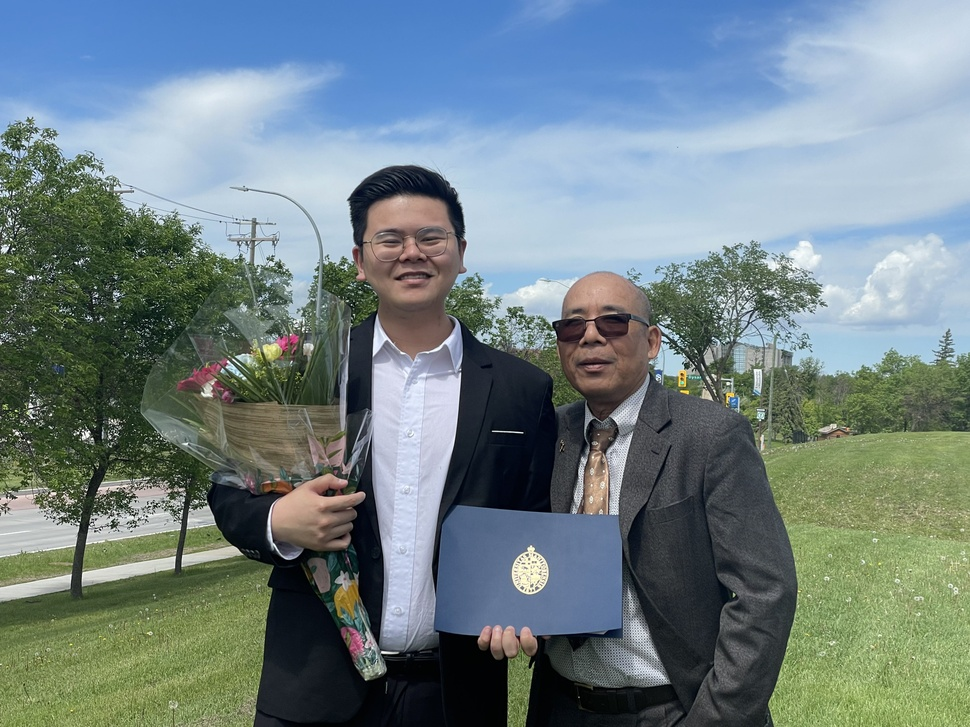
#> input picture Data_Image/Face2.jpg, 970 x 727 px, shrunk from 2016 x 1512 before the run
$ python PhotoDetection.py
#> lines starting #> are read from the running program, lines starting #| are printed output that depends on the picture; after the words box and inside, x2 and y2 are one past the last pixel; in counts of white or black regions, pixels touching at a corner belong together
# Facial Detection with OpenCV imitation by KL.

import cv2
import matplotlib.pyplot as plt

# Read the image data using CV2
# Sample Images are put inside Data_Image
photoPath = './Data_Image/Face2.jpg'
photo = cv2.imread(photoPath)
#> photo is the input picture: shape (727, 970, 3); mean B, G, R 133.3, 130, 113.4

# Then convert the photo to gray scale. THis allows the classifier to works better.
grayscaleFace = cv2.cvtColor(photo, cv2.COLOR_BGR2GRAY)
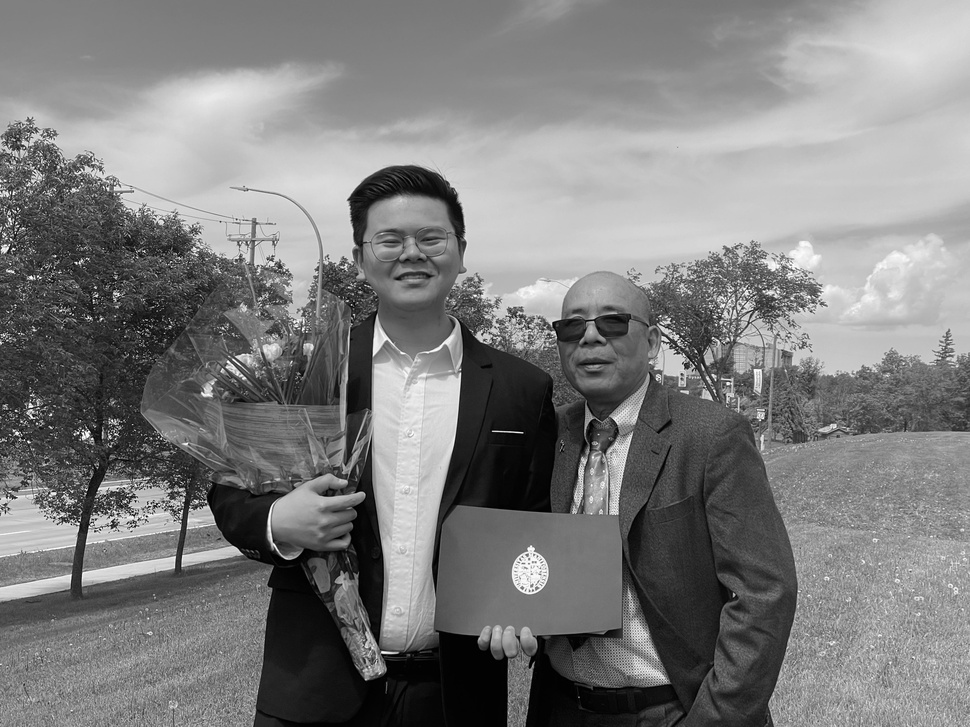
#> grayscaleFace: shape (727, 970); min 0, max 255, mean 125.4

# Initialize the Cascade Classifier. THis is a pre-trained model.
# More types can be found here: https://github.com/opencv/opencv/tree/master/data/haarcascades.
face_classifier = cv2.CascadeClassifier (cv2.data.haarcascades + "haarcascade_frontalface_default.xml")

# Initiate the classifier.
detection = face_classifier.detectMultiScale(grayscaleFace, scaleFactor=1.1, minNeighbors=5, minSize=(100, 100))
#> detection = [[352, 191, 114, 114], [314, 123, 186, 186]]

# Now that the detection is done, we will draw the bounding box.
# Param lists:
# img: The image needs to be detected.
# x, y: The axis of the image, along with the width and height.
# 0, 255, 0: THis can be used to change the color of the box.
# 4: Thickness.

#-> Obtained from the detectMultiScale.

# COLOR: BGR
for (x, y, w, h) in detection:
    cv2.rectangle(photo, (x, y), (x+w, y+h), (128, 255, 200), 6)
#> this loop made 2 passes
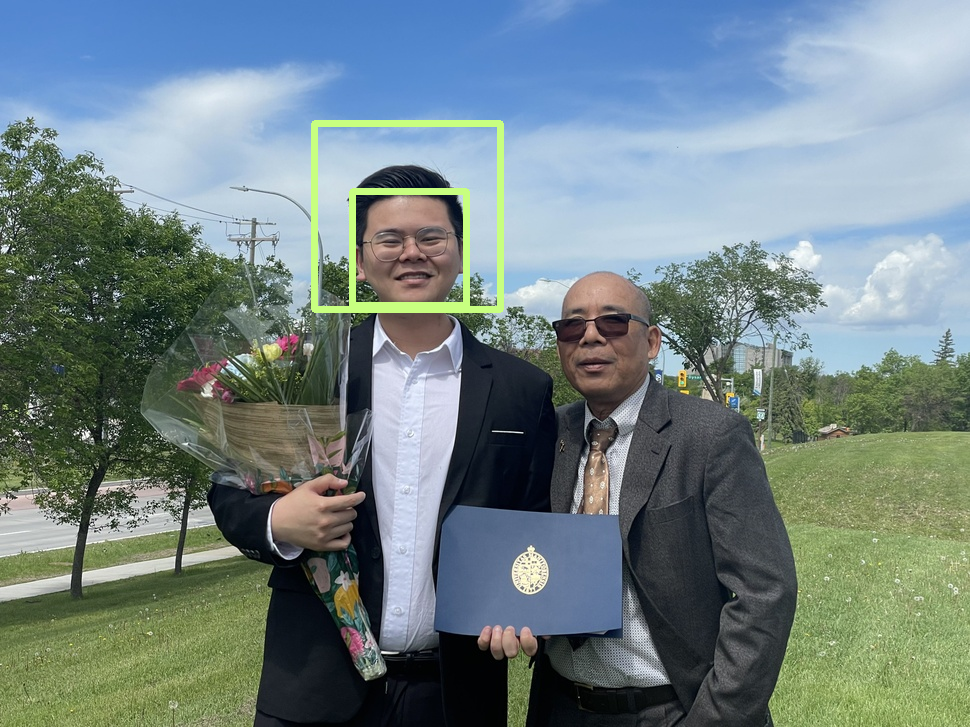
#> photo: shape (727, 970, 3); 1.14% of pixels changed, all inside (x1, y1, x2, y2) = (311, 120, 504, 313)

    # (Source, Origin, width & height, box color, box thickess. For full-filled, use -1)

# Now convert the photo back to color.
rgbFace= cv2.cvtColor(photo, cv2.COLOR_BGR2RGB)

# Finally, plot the face.
plt.figure(figsize=(9.5, 9.5), facecolor="#AAAAAA")

plt.imshow(rgbFace)
plt.axis('off')
plt.title("Phát Hiện Khuôn Mặt")
plt.tight_layout()
plt.show()

$ run again, with Data_Image/Face1.jpg copied over Data_Image/Face2.jpg
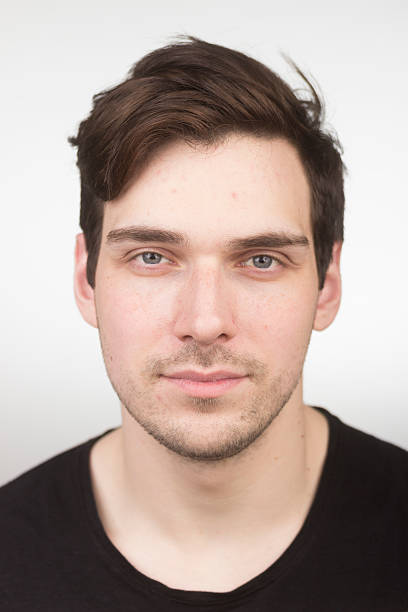
#> input picture Data_Image/Face1.jpg, 408 x 612 px
#> photo is the input picture: shape (612, 408, 3); mean B, G, R 156.9, 163.9, 181.2
#> `grayscaleFace = cv2.cvtColor(photo, cv2.COLOR_BGR2GRAY)`:
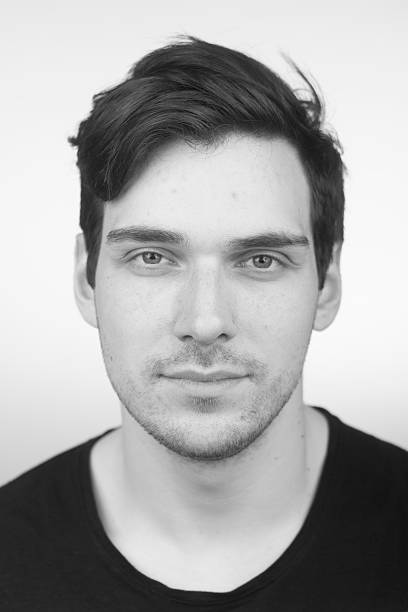
#> grayscaleFace: shape (612, 408); min 5, max 255, mean 168.3
#> detection = [[64, 151, 284, 284]]
#> the loop `for (x, y, w, h) in detection:` made 1 pass
#> after the loop `for (x, y, w, h) in detection:`:
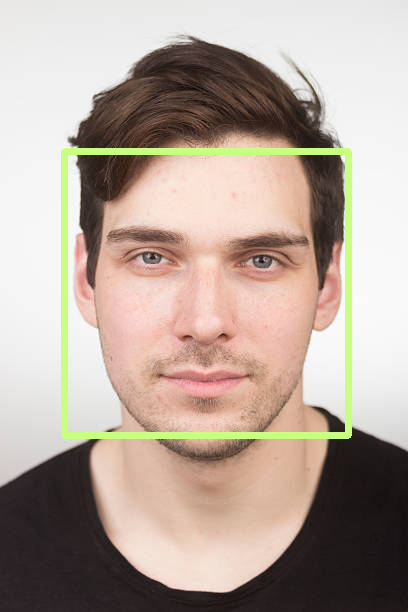
#> photo: shape (612, 408, 3); 3.18% of pixels changed, all inside (x1, y1, x2, y2) = (61, 148, 352, 439)
